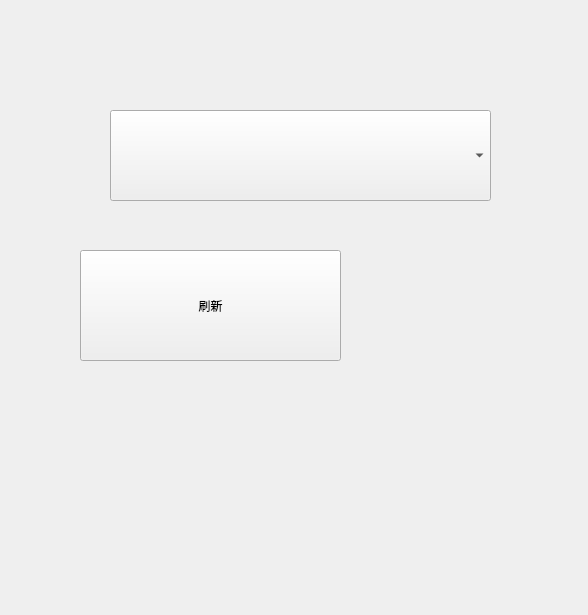
<?xml version="1.0" encoding="UTF-8"?>
<ui version="4.0">
 <class>Form</class>
 <widget class="QWidget" name="Form">
  <property name="geometry">
   <rect>
    <x>0</x>
    <y>0</y>
    <width>588</width>
    <height>615</height>
   </rect>
  </property>
  <property name="windowTitle">
   <string>Form</string>
  </property>
  <widget class="QComboBox" name="comboBox">
   <property name="geometry">
    <rect>
     <x>110</x>
     <y>110</y>
     <width>381</width>
     <height>91</height>
    </rect>
   </property>
   <property name="styleSheet">
    <string notr="true">font: 16pt &quot;幼圆&quot;;</string>
   </property>
  </widget>
  <widget class="QPushButton" name="pushButton">
   <property name="geometry">
    <rect>
     <x>80</x>
     <y>250</y>
     <width>261</width>
     <height>111</height>
    </rect>
   </property>
   <property name="styleSheet">
    <string notr="true">font: 20pt &quot;幼圆&quot;;</string>
   </property>
   <property name="text">
    <string>刷新</string>
   </property>
  </widget>
 </widget>
 <resources/>
 <connections/>
</ui>
